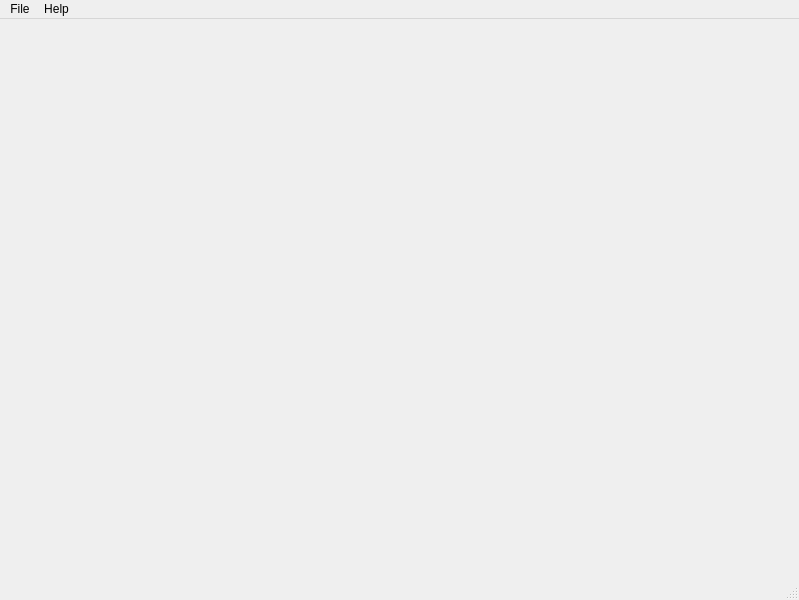
<ui version="4.0" >
 <class>MainWindow</class>
 <widget class="QMainWindow" name="MainWindow" >
  <property name="enabled" >
   <bool>true</bool>
  </property>
  <property name="geometry" >
   <rect>
    <x>0</x>
    <y>0</y>
    <width>799</width>
    <height>600</height>
   </rect>
  </property>
  <property name="windowTitle" >
   <string>MainWindow</string>
  </property>
  <widget class="QWidget" name="centralwidget" />
  <widget class="QMenuBar" name="menubar" >
   <property name="geometry" >
    <rect>
     <x>0</x>
     <y>0</y>
     <width>799</width>
     <height>26</height>
    </rect>
   </property>
   <widget class="QMenu" name="menuFile" >
    <property name="title" >
     <string>File</string>
    </property>
    <addaction name="actionSave_Preset" />
    <addaction name="separator" />
    <addaction name="actionExit" />
   </widget>
   <widget class="QMenu" name="menuHelp" >
    <property name="title" >
     <string>Help</string>
    </property>
    <addaction name="actionAbout" />
    <addaction name="actionHelp" />
    <addaction name="separator" />
    <addaction name="actionCheck_for_Update" />
   </widget>
   <addaction name="menuFile" />
   <addaction name="menuHelp" />
  </widget>
  <widget class="QStatusBar" name="statusbar" />
  <action name="actionSave_Preset" >
   <property name="text" >
    <string>Save Preset</string>
   </property>
  </action>
  <action name="actionExit" >
   <property name="text" >
    <string>Exit</string>
   </property>
  </action>
  <action name="actionAbout" >
   <property name="text" >
    <string>About</string>
   </property>
  </action>
  <action name="actionHelp" >
   <property name="text" >
    <string>Help</string>
   </property>
  </action>
  <action name="actionCheck_for_Update" >
   <property name="text" >
    <string>Check for Update</string>
   </property>
  </action>
 </widget>
 <resources/>
 <connections/>
</ui>
